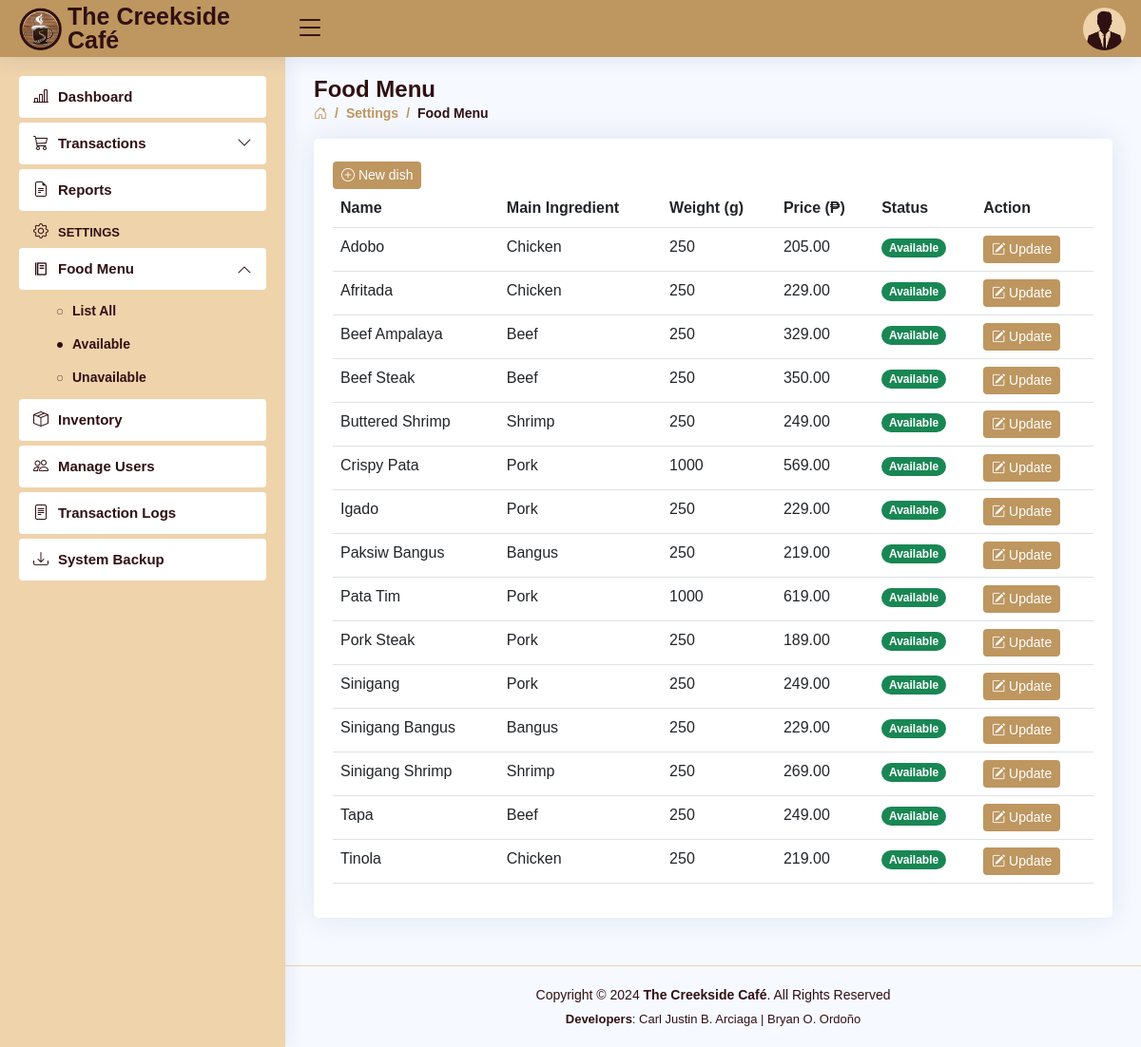
The page /settings-foodmenu-AV.php (signed in) on the database its author committed.
### tables this page shows
CREATE TABLE `users` (
  `user_id` int(11) NOT NULL AUTO_INCREMENT,
  `role` varchar(5) DEFAULT NULL,
  `activity` varchar(11) NOT NULL DEFAULT 'Active',
  `fname` varchar(30) DEFAULT NULL,
  `mname` varchar(30) DEFAULT NULL,
  `lname` varchar(30) DEFAULT NULL,
  `bdate` date DEFAULT NULL,
  `sex` varchar(6) DEFAULT NULL,
  `province` varchar(15) DEFAULT NULL,
  `municipality` varchar(30) DEFAULT NULL,
  `barangay` varchar(30) DEFAULT NULL,
  `contact_no` varchar(11) DEFAULT NULL,
  `email` varchar(50) DEFAULT NULL,
  `username` varchar(50) DEFAULT NULL,
  `password` varchar(50) DEFAULT NULL,
  PRIMARY KEY (`user_id`)
);

CREATE TABLE `dishes` (
  `dish_id` int(2) NOT NULL AUTO_INCREMENT,
  `dish_name` varchar(30) DEFAULT NULL,
  `main_` varchar(15) DEFAULT NULL,
  `weight` int(4) DEFAULT NULL,
  `price` decimal(10,2) DEFAULT NULL,
  `status` varchar(11) DEFAULT NULL,
  PRIMARY KEY (`dish_id`)
);

### settings-foodmenu-AV.php (the view, shortened to what this page needs)
<!DOCTYPE html>
<html lang="en">
<head>
  <?php
  include 'includes/links.php';
  include 'includes/header.php';
  include 'includes/sidebar-AV.php';
  $role = $_SESSION['role'];
  ?>
</head>
<body>
  <main id="main" class="main">
    <div class="pagetitle">
      <h1>Food Menu</h1>
      <nav>
        <ol class="breadcrumb">
          <li class="breadcrumb-item"><a href="dashboard.php"><i class="bi bi-house-door"></i></a></li>
          <li class="breadcrumb-item">Settings</li>
          <li class="breadcrumb-item active">Food Menu</li>
        </ol>
      </nav>
    </div>
    <section class="section dish">
      <div class="card">
        <div class="card-body">
          <br>
          <?php if ($role === 'Admin') { ?>
            <button class="btn btn2 btn-sm" data-bs-toggle="modal" data-bs-target="#addDish"><i class="bi bi-plus-circle"></i> New dish</button> <?php
                                                                                                                                                } ?>
          <table class="table table-hover datatable">
            <?php if ($role === 'Admin') { ?>
              <thead>
                <tr>
                  <th scope="col">Name</th>
                  <th scope="col">Main Ingredient</th>
                  <th scope="col">Weight (g)</th>
                  <th scope="col">Price (₱)</th>
                  <th scope="col">Status</th>
                  <th scope="col">Action</th>
                </tr>
              </thead> <?php
                      } ?>
            <tbody>
              <?php
              include 'connection.php';
              $query = "SELECT * FROM dishes WHERE status = 'Available' ORDER BY dish_name ASC";
              $result = $con->query($query);
              if ($result) {
                while ($row = $result->fetch_assoc()) {
                  $id = $row['dish_id'];
                  $name = $row['dish_name'];
                  $main_ = $row['main_'];
                  $weight = $row['weight'];
                  $price = $row['price'];
                  $status = $row['status']; ?>
                  <tr>
                    <td><a style="text-transform: capitalize;"><?php echo $name ?></a></td>
                    <td><?php echo $main_ ?></td>
                    <td><?php echo $weight ?></td>
                    <td><?php echo $price ?></td>
                    <?php if ($status === 'Available') { ?>
                      <td>
                        <font class="badge bg-success rounded-pill"><b><?php echo $status ?></b></font>
                      </td> <?php
                          } elseif ($status === 'Unavailable') { ?>
                      <td>
                        <font class="badge bg-danger rounded-pill"><b><?php echo $status ?></b></font>
                      </td> <?php
                          } ?>
                    <?php if ($role === 'Admin') { ?>
                      <td>
                        <button class="btn btn2 btn-sm" data-bs-toggle="modal" data-bs-target="#updateDish-<?php echo $id ?>"><i class="bi bi-pencil-square"></i> Update</button>
                      </td> <?php
                          } ?>
                  </tr>
              <?php }
              } ?>
            </tbody>
          </table>
        </div>
      </div>
    </section>
  </main>
  <?php include 'includes/footer.php'; ?>
</body>
</html>

### includes/header.php (shortened to what this page needs)
<header id="header" class="header fixed-top d-flex align-items-center">
  <div class="d-flex align-items-center justify-content-between">
    <a href="dashboard.php" class="logo d-flex align-items-center">
      <img src="assets/img/creekside.png" alt="">
      <span class="d-none d-lg-block">The Creekside Café</span>
    </a>
    <i class="bi bi-list toggle-sidebar-btn"></i>
  </div>
  <nav class="header-nav ms-auto">
  <?php
      include 'connection.php';
      $username = $_SESSION['username'];
      $query = "SELECT * FROM users WHERE username = '$username'";
      $result = $con->query($query);
      if ($result) {
        while ($row = $result->fetch_assoc()) {
          $sex = $row['sex'];
          ?>
    <ul class="d-flex align-items-center">
      <li class="nav-item dropdown pe-3">
        <a class="nav-link nav-profile d-flex align-items-center pe-0" href="#" data-bs-toggle="dropdown">
          <?php
            if ($sex === 'Male') {
                echo '<img src="assets/img/Male.png" alt="Profile" class="rounded-circle">';
            } elseif ($sex === 'Female') {
                echo '<img src="assets/img/Female.png" alt="Profile" class="rounded-circle">';
            }
          ?>
        </a>
  <?php
        }
      }
  ?>
      </li>
    </ul>
  </nav>
</header>

### assets/css/style.css (style rules this page uses)
:root { scroll-behavior: smooth; }
body { font-family: "Open Sans", sans-serif; background: #f6f9ff; color: #444444; }
a { color: #4154f1; text-decoration: none; }
h1, h2, h3, h4, h5, h6 { font-family: "Nunito", sans-serif; }
#main { margin-top: 60px; padding: 20px 30px; transition: all 0.3s; }
.pagetitle { margin-bottom: 10px; }
.pagetitle h1 { font-size: 24px; margin-bottom: 0; font-weight: 600; color: #301011; }
.card { margin-bottom: 30px; border: none; border-radius: 5px; box-shadow: 0px 0 30px rgba(1, 41, 112, 0.1); }
.card-body { padding: 0 20px 20px 20px; color: #301011; }
.breadcrumb { font-size: 14px; font-family: "Nunito", sans-serif; color: #be965f; font-weight: 600; }
.breadcrumb a { color: #be965f; transition: 0.3s; }
.breadcrumb .breadcrumb-item::before { color: #be965f; }
.breadcrumb .active { color: #301011; font-weight: 600; }
.logo { line-height: 1; }
@media (min-width: 1200px) { .logo { width: 280px; } }
.logo img { max-height: 45px; margin-right: 6px; }
.logo span { font-size: 25px; font-weight: 700; color: #301011; font-family: "Nunito", sans-serif; }
.header { transition: all 0.5s; z-index: 997; height: 60px; box-shadow: 0px 2px 20px rgba(1, 41, 112, 0.1); background-color: #be965f; padding-left: 20px; }
.header .toggle-sidebar-btn { font-size: 32px; padding-left: 10px; cursor: pointer; color: #301011; }
.header-nav ul { list-style: none; }
.header-nav>ul { margin: 0; padding: 0; }
.header-nav .nav-profile { color: #301011; }
.header-nav .nav-profile img { max-height: 45px; }
@media (min-width: 1200px) { #main, #footer { margin-left: 300px; } }
.btn2 { background: #be965f; border: none; color: #fff; padding: 4px 9px; }

### rows shown on the page
dishes: dish_name "Adobo", main_ "Chicken", weight "250", price "205.00", status "Available"
dishes: dish_name "Afritada", main_ "Chicken", weight "250", price "229.00", status "Available"
dishes: dish_name "Beef Ampalaya", main_ "Beef", weight "250", price "329.00", status "Available"
dishes: dish_name "Beef Steak", main_ "Beef", weight "250", price "350.00", status "Available"
dishes: dish_name "Buttered Shrimp", main_ "Shrimp", weight "250", price "249.00", status "Available"
dishes: dish_name "Crispy Pata", main_ "Pork", weight "1000", price "569.00", status "Available"
dishes: dish_name "Igado", main_ "Pork", weight "250", price "229.00", status "Available"
dishes: dish_name "Paksiw Bangus", main_ "Bangus", weight "250", price "219.00", status "Available"
dishes: dish_name "Pata Tim", main_ "Pork", weight "1000", price "619.00", status "Available"
dishes: dish_name "Pork Steak", main_ "Pork", weight "250", price "189.00", status "Available"
dishes: dish_name "Sinigang", main_ "Pork", weight "250", price "249.00", status "Available"
dishes: dish_name "Sinigang Bangus", main_ "Bangus", weight "250", price "229.00", status "Available"
dishes: dish_name "Sinigang Shrimp", main_ "Shrimp", weight "250", price "269.00", status "Available"
dishes: dish_name "Tapa", main_ "Beef", weight "250", price "249.00", status "Available"
dishes: dish_name "Tinola", main_ "Chicken", weight "250", price "219.00", status "Available"
